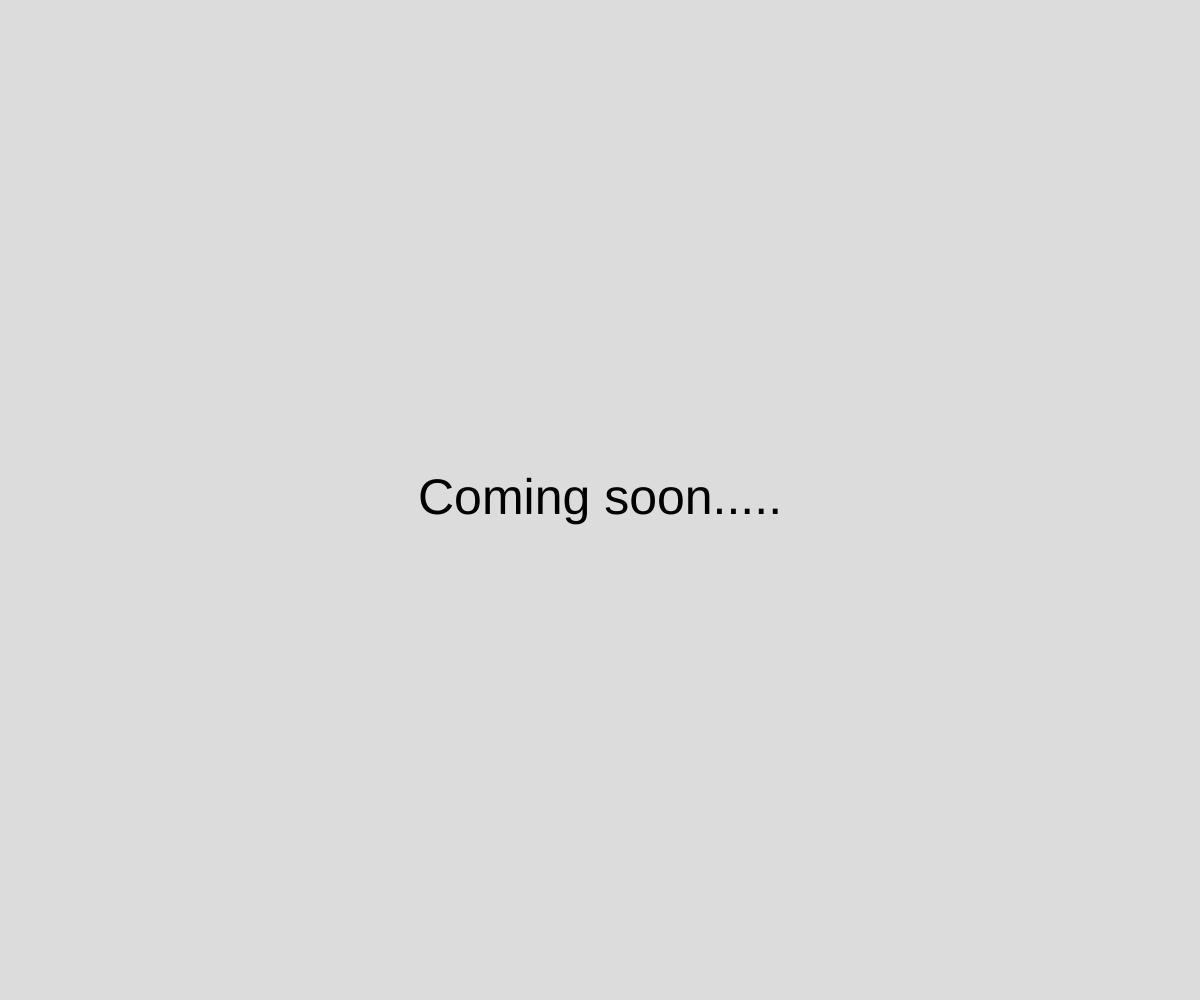
Frame 1 (no input)
Frame 60 (no input): identical to frame 1, image omitted
Frame 120 (the mouse pressed at the canvas centre since frame 60): identical to frame 1, image omitted

The p5.js sketch that drew this single still picture (run headless with seeded random() and noise() and a simulated clock; from frame 60 on, the mouse is pressed at the canvas centre):

// p5.js sketch
// ── sketch.js
// window.setTimeout example
// make something happen after some amount of time.


let message = "Coming soon.....";

async function setup() {
  createCanvas(windowWidth, windowHeight);
  textAlign(CENTER, CENTER);
  textSize(50);

  //  run the newMessage function after 3 seconds
  window.setTimeout(newMessage, 3000);
}

function draw() {
  background(220);
  text(message, width/2, height/2);

}

function newMessage() {
  message = "its here";
}
